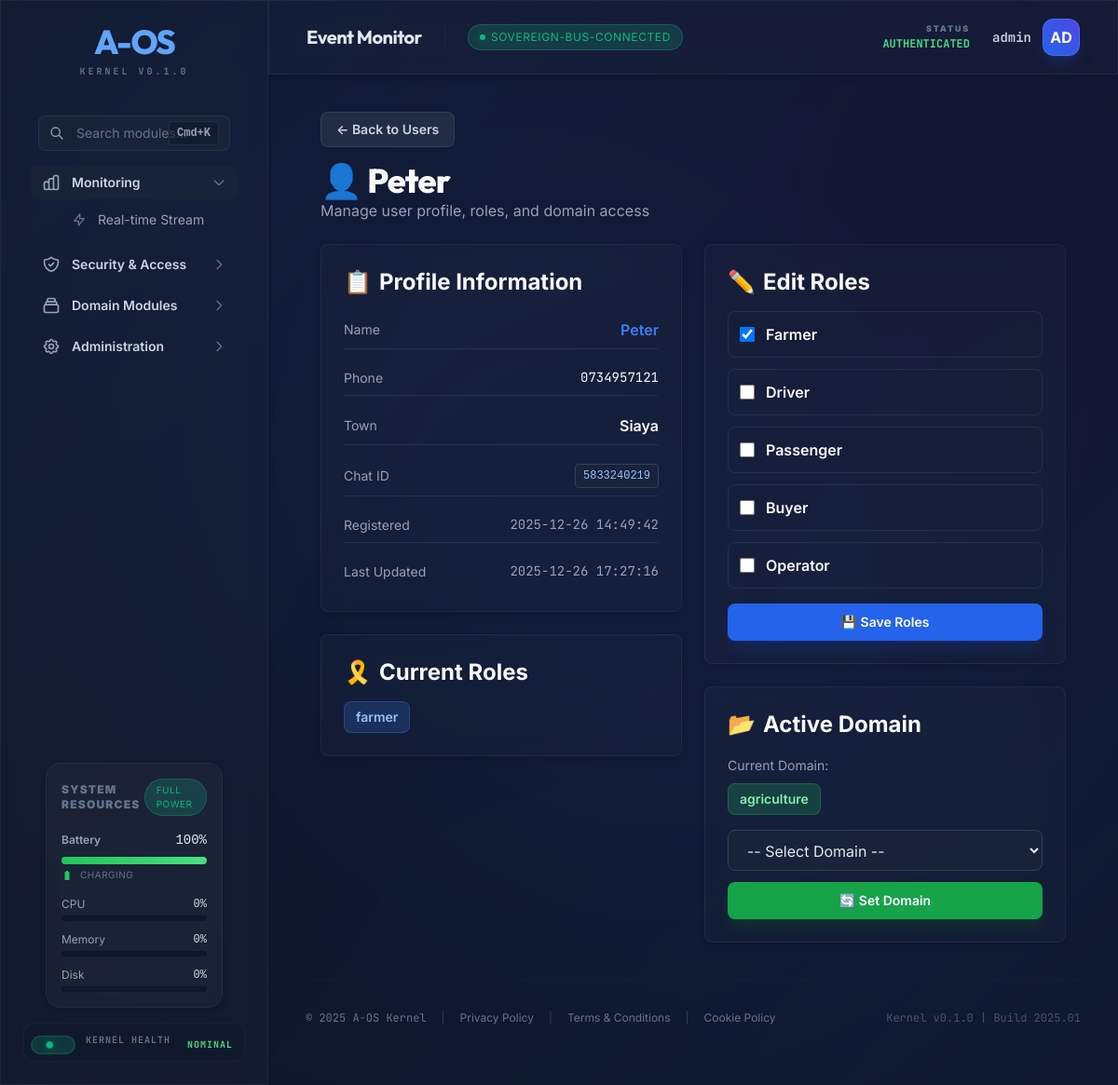
The app's page /dashboard/users/5833240219 (signed in), older data.
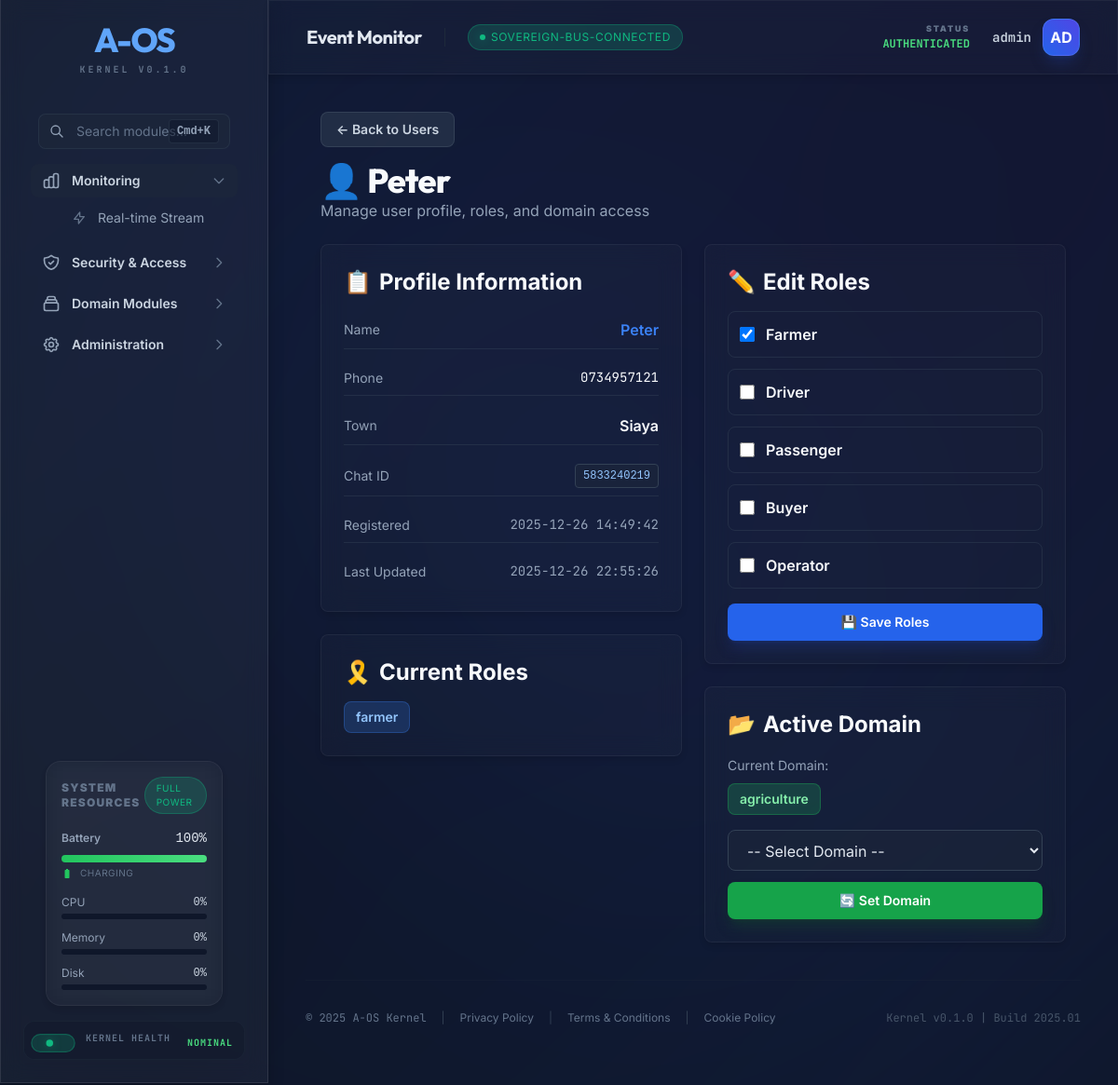
The same page, newer data.
### tables this page shows
CREATE TABLE telegram_users (
            id INTEGER PRIMARY KEY AUTOINCREMENT,
            chat_id INTEGER UNIQUE NOT NULL,
            phone TEXT UNIQUE NOT NULL,
            name TEXT NOT NULL,
            town TEXT,
            roles TEXT DEFAULT '[]',
            created_at TIMESTAMP DEFAULT CURRENT_TIMESTAMP,
            updated_at TIMESTAMP DEFAULT CURRENT_TIMESTAMP
        , active_domain TEXT);

### aos/api/routers/admin_users.py (the view)
@router.get("/users/{chat_id}", response_class=HTMLResponse)
async def user_detail(request: Request, chat_id: int, current_user: dict = Depends(get_current_operator)):
    user_service = UniversalUserService()
    user = user_service.get_user_by_chat_id(chat_id)
    if not user:
        raise HTTPException(status_code=404, detail="User not found")
    return templates.TemplateResponse("admin_user_detail.html", {
        "request": request,
        "user": current_user,  # Dashboard template expects 'user' object
        "telegram_user": user,  # Rename to avoid confusion
        "username": current_user["username"],
        "available_roles": user_service.VALID_ROLES
    })

### aos/api/templates/admin_user_detail.html (shortened to what this page needs)
{% extends "dashboard.html" %}
{% block content %}
<div class="aos-container">
    <div class="aos-mb-4">
        <a href="/dashboard/users"
            class="inline-flex items-center px-4 py-2 text-sm font-semibold rounded-lg bg-slate-700/50 text-slate-300 border border-slate-600/50 hover:bg-slate-700/70 hover:border-slate-500/70 transition-all duration-200">
            ← Back to Users
        </a>
    </div>
    <div class="aos-page-header">
        <h1 class="aos-h1">👤 {{ telegram_user.name }}</h1>
        <p class="aos-text-muted">Manage user profile, roles, and domain access</p>
    </div>
    <div class="aos-grid aos-grid-cols-2 aos-gap-6">
        <div class="space-y-6">
            <div class="aos-glass aos-p-6 aos-rounded-lg">
                <h2 class="aos-h3 aos-mb-4 flex items-center">
                    <span class="mr-2">📋</span> Profile Information
                </h2>
                <div class="space-y-3">
                    <div class="flex justify-between items-center py-2 border-b border-slate-700/50">
                        <span class="aos-text-muted aos-text-sm">Name</span>
                        <span class="aos-font-semibold aos-text-primary">{{ telegram_user.name }}</span>
                    </div>
                    <div class="flex justify-between items-center py-2 border-b border-slate-700/50">
                        <span class="aos-text-muted aos-text-sm">Phone</span>
                        <span class="aos-text-mono aos-text-sm">{{ telegram_user.phone }}</span>
                    </div>
                    <div class="flex justify-between items-center py-2 border-b border-slate-700/50">
                        <span class="aos-text-muted aos-text-sm">Town</span>
                        <span class="aos-font-semibold">{{ telegram_user.town }}</span>
                    </div>
                    <div class="flex justify-between items-center py-2 border-b border-slate-700/50">
                        <span class="aos-text-muted aos-text-sm">Chat ID</span>
                        <code class="px-2 py-1 text-xs rounded bg-slate-800/50 text-blue-300 border border-slate-700">
                            {{ telegram_user.chat_id }}
                        </code>
                    </div>
                    <div class="flex justify-between items-center py-2 border-b border-slate-700/50">
                        <span class="aos-text-muted aos-text-sm">Registered</span>
                        <span class="aos-text-mono aos-text-sm aos-text-muted">{{ telegram_user.created_at }}</span>
                    </div>
                    <div class="flex justify-between items-center py-2">
                        <span class="aos-text-muted aos-text-sm">Last Updated</span>
                        <span class="aos-text-mono aos-text-sm aos-text-muted">{{ telegram_user.updated_at }}</span>
                    </div>
                </div>
            </div>
            <div class="aos-glass aos-p-6 aos-rounded-lg">
                <h2 class="aos-h3 aos-mb-4 flex items-center">
                    <span class="mr-2">🎗️</span> Current Roles
                </h2>
                <div class="flex flex-wrap gap-2">
                    {% for role in telegram_user.roles %}
                    <span
                        class="inline-block px-3 py-1.5 text-sm font-semibold rounded-lg bg-blue-500/20 text-blue-300 border border-blue-500/30">
                        {{ role }}
                    </span>
                    {% endfor %}
                </div>
            </div>
        </div>
        <div class="space-y-6">
            <div class="aos-glass aos-p-6 aos-rounded-lg">
                <h2 class="aos-h3 aos-mb-4 flex items-center">
                    <span class="mr-2">✏️</span> Edit Roles
                </h2>
                <form method="POST" action="/dashboard/users/{{ telegram_user.chat_id }}/roles">
                    <div class="space-y-3 aos-mb-4">
                        {% for role in available_roles %}
                        <label
                            class="flex items-center p-3 rounded-lg border border-slate-700/50 hover:border-blue-500/50 hover:bg-white/5 transition-all duration-200 cursor-pointer">
                            <input type="checkbox" name="roles" value="{{ role }}" {% if role in telegram_user.roles
                                %}checked{% endif %}
                                class="w-4 h-4 rounded border-slate-600 text-blue-600 focus:ring-blue-500 focus:ring-offset-slate-900">
                            <span class="ml-3 aos-font-semibold">{{ role.capitalize() }}</span>
                        </label>
                        {% endfor %}
                    </div>
                    <button type="submit"
                        class="w-full px-4 py-2.5 text-sm font-semibold rounded-lg bg-blue-600 text-white hover:bg-blue-700 transition-all duration-200 shadow-lg shadow-blue-900/40">
                        💾 Save Roles
                    </button>
                </form>
            </div>
            <div class="aos-glass aos-p-6 aos-rounded-lg">
                <h2 class="aos-h3 aos-mb-4 flex items-center">
                    <span class="mr-2">📂</span> Active Domain
                </h2>
                <div class="aos-mb-4">
                    <span class="aos-text-muted aos-text-sm">Current Domain:</span>
                    <div class="mt-2">
                        {% if telegram_user.active_domain %}
                        <span
                            class="inline-block px-3 py-1.5 text-sm font-semibold rounded-lg bg-green-500/20 text-green-300 border border-green-500/30">
                            {{ telegram_user.active_domain }}
                        </span>
                        {% else %}
                        <span
                            class="inline-block px-3 py-1.5 text-sm font-semibold rounded-lg bg-yellow-500/20 text-yellow-300 border border-yellow-500/30">
                            None
                        </span>
                        {% endif %}
                    </div>
                </div>
                <form method="POST" action="/dashboard/users/{{ telegram_user.chat_id }}/domain">
                    <select name="domain"
                        class="w-full px-4 py-2.5 aos-mb-3 rounded-lg bg-slate-800/50 border border-slate-700 text-slate-200 focus:border-blue-500 focus:ring-1 focus:ring-blue-500 transition-all duration-200">
                        <option value="">-- Select Domain --</option>
                    </select>
                    <button type="submit"
                        class="w-full px-4 py-2.5 text-sm font-semibold rounded-lg bg-green-600 text-white hover:bg-green-700 transition-all duration-200 shadow-lg shadow-green-900/40">
                        🔄 Set Domain
                    </button>
                </form>
            </div>
        </div>
    </div>
</div>
{% endblock %}

Row changes from the older to the newer data that the page shows:
changed telegram_users "Peter": updated_at "2025-12-26 17:27:16" → "2025-12-26 22:55:26"
